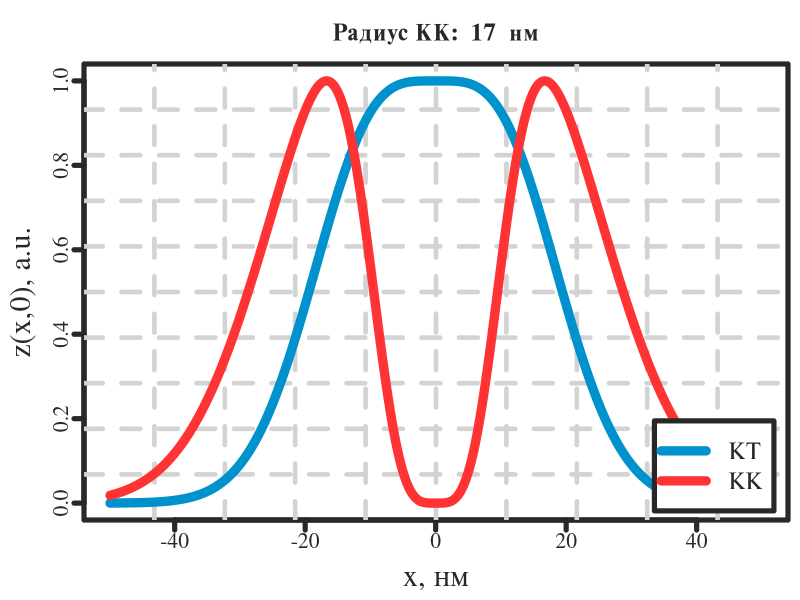
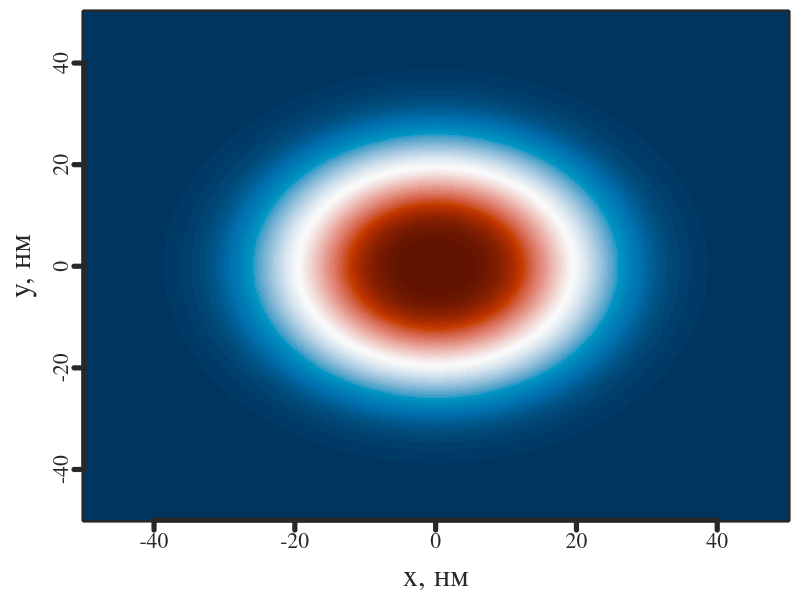
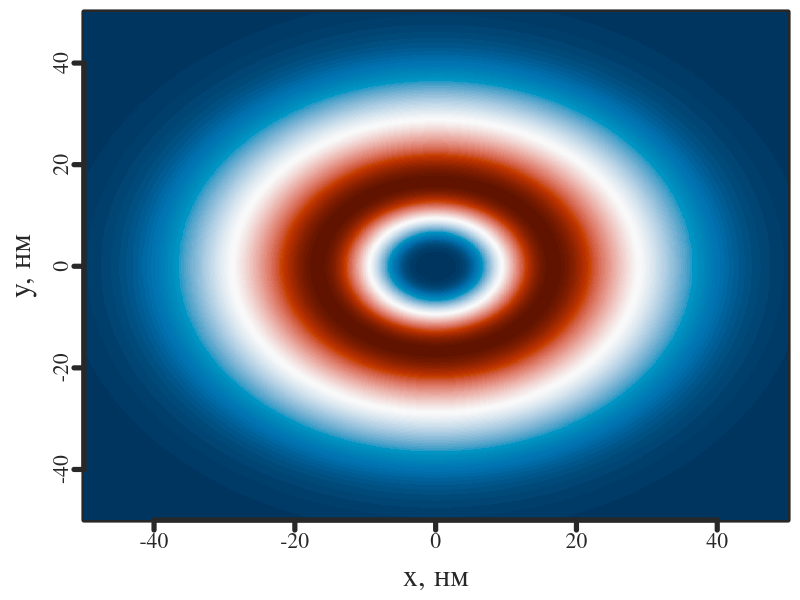
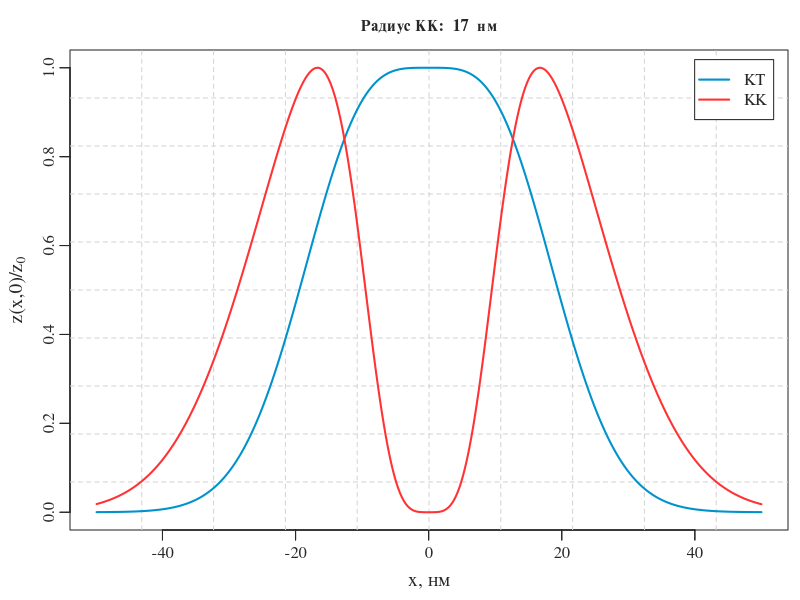

These charts were generated, in order, by the following R code:
#Color plot of smooth lines with R base package

# The position of the legend can be specified also using the following keywords:
# "bottomright", "bottom", "bottomleft", "left", "topleft", "top", "topright", "right" and "center".
# The parameter inset is used to create margins

tol <- 1e-9

a <- 15
a1 <- 20
b1 <- 8
R <- 2*a1*b1*sqrt((log(a1)-log(b1))/(a1^2-b1^2))
A <- (1+R^2/a1^2)*exp(-R^2/a1^2) - (1+R^2/b1^2)*exp(-R^2/b1^2)

xmax <- 50
Nx <- 1000

x <- -xmax + (1:Nx)/Nx*2*xmax
y <- x

UQD <- function(x, y){(1+x^2/a^2+y^2/a^2)*exp(-x^2/a^2-y^2/a^2)}
UQR <- function(x, y){((1+x^2/a1^2+y^2/a1^2)*exp(-x^2/a1^2-y^2/a1^2) - (1+x^2/b1^2+y^2/b1^2)*exp(-x^2/b1^2-y^2/b1^2))/A}

z1 <- UQD(x,0)
z2 <- UQR(x,0)

u1 <- outer(x,y,FUN = UQD)
u2 <- outer(x,y,FUN = UQR)

#=========================================

nms <- c("КТ","КК")

x_max <- max(x)
x_min <- min(x)
x_length <- x_max-x_min
z_max <- max(z1,z2)
z_min <- min(z1,z2)

number_of_lines <- 2

cols <- c("#0092cc", "#ff3333")
ltys <- c(1, 1)
pchs <- c(NA, NA)


col_main <- "#282828"
lwd_main <- 5
axis_label_size <- 1.8
legend_font_size <- 1.5
tick_font_size <- 1.3
title_font_size <- 1.5

filename <- paste("qd_qr_potential_", sep="")

png(paste(filename, "1d.png", sep = ""), width = 2000, height = 2000, units = "px", pointsize = 45)
# par(mar = c(bottom, left, top, right))
par(mar = c(4.0, 4.2, 3.2, 0.6), mgp = c(2.5, 0.6, 0), lwd = lwd_main, family = "Times",
    bg = "#ffffff", col = col_main, col.lab = col_main, col.axis = col_main, col.main = col_main)

line_width <- 9
psz <- 1

plot(0, 0, pch = NA, # log = "y",
    xlim = c(x_min, x_max), ylim = c(z_min, z_max), 
    xlab = "x, нм", 
    ylab = "z(x,0), a.u.", 
    main = paste("Радиус КК: ", format(R, digits=2), " нм"),
    cex.axis = tick_font_size,
    cex.main = title_font_size,
    cex.lab = axis_label_size)

axis(1, col.ticks = col_main, lwd = lwd_main, lwd.ticks = lwd_main, col = col_main, labels = FALSE)
axis(2, col.ticks = col_main, lwd = lwd_main, lwd.ticks = lwd_main, col = col_main, labels = FALSE)

grid(nx = 10, ny = 10, col = "lightgray", lty = 2, lwd = 0.5*line_width, equilogs = FALSE)

lines(x, z1, lwd = line_width, col = cols[1], lty = ltys[1])
lines(x, z2, lwd = line_width, col = cols[2], lty = ltys[2])

legend("bottomright", inset = 0.02, 
    legend = nms, 
    lwd = rep(line_width, number_of_lines), 
    lty = ltys,
    pch = pchs, 
    col = cols, 
    cex = legend_font_size,
    box.col = col_main)

dev.off()


png(paste("qd_potential_2d.png", sep = ""), width = 2000, height = 2000, units = "px", pointsize = 45)
# par(mar = c(bottom, left, top, right))
par(mar = c(4.0, 4.2, 0.6, 0.6), mgp = c(2.5, 0.6, 0), lwd = lwd_main, family = "Times",
    bg = "#ffffff", col = col_main, col.lab = col_main, col.axis = col_main, col.main = col_main)

line_width <- 9
psz <- 1

image(x, y, u1,
    xlab = "x, нм", 
    ylab = "y, нм", 
    cex.axis = tick_font_size,
    cex.main = title_font_size,
    cex.lab = axis_label_size,
    col = hcl.colors(100, "RdBu", rev = TRUE),
    useRaster = TRUE)

axis(1, col.ticks = col_main, lwd = lwd_main, lwd.ticks = lwd_main, col = col_main, labels = FALSE)
axis(2, col.ticks = col_main, lwd = lwd_main, lwd.ticks = lwd_main, col = col_main, labels = FALSE)

dev.off()


png(paste("qr_potential_2d.png", sep = ""), width = 2000, height = 2000, units = "px", pointsize = 45)
# par(mar = c(bottom, left, top, right))
par(mar = c(4.0, 4.2, 0.6, 0.6), mgp = c(2.5, 0.6, 0), lwd = lwd_main, family = "Times",
    bg = "#ffffff", col = col_main, col.lab = col_main, col.axis = col_main, col.main = col_main)

line_width <- 9
psz <- 1

image(x, y, u2,
    xlab = "x, нм", 
    ylab = "y, нм", 
    cex.axis = tick_font_size,
    cex.main = title_font_size,
    cex.lab = axis_label_size,
    col = hcl.colors(100, "RdBu", rev = TRUE),
    useRaster = TRUE)

axis(1, col.ticks = col_main, lwd = lwd_main, lwd.ticks = lwd_main, col = col_main, labels = FALSE)
axis(2, col.ticks = col_main, lwd = lwd_main, lwd.ticks = lwd_main, col = col_main, labels = FALSE)

dev.off()

# PDF изображения

nms <- c("КТ","КК")

lwd_main <- 1
axis_label_size <- 14/12
legend_font_size <- 12/12
tick_font_size <- 1
title_font_size <- 12/12

filename <- paste("qd_qr_potential_", sep="")

cairo_pdf(paste(filename, "1d.pdf", sep = ""), width = 6, height = 4)
# par(mar = c(bottom, left, top, right))
par(mar = c(3.5, 3.5, 2.5, 0.6), mgp = c(2, 0.6, 0), lwd = lwd_main, family = "Times",
    bg = "#ffffff", col = col_main, col.lab = col_main, col.axis = col_main, col.main = col_main)

line_width <- 2
psz <- 1

plot(0, 0, pch = NA, # log = "y",
    xlim = c(x_min, x_max), ylim = c(z_min, z_max), 
    xlab = "x, нм", 
    ylab = expression(paste("z(x,0)/", z[0])), 
    main = paste("Радиус КК: ", format(R, digits=2), " нм"),
    cex.axis = tick_font_size,
    cex.main = title_font_size,
    cex.lab = axis_label_size)

axis(1, col.ticks = col_main, lwd = lwd_main, lwd.ticks = lwd_main, col = col_main, labels = FALSE)
axis(2, col.ticks = col_main, lwd = lwd_main, lwd.ticks = lwd_main, col = col_main, labels = FALSE)

grid(nx = 10, ny = 10, col = "lightgray", lty = 2, lwd = 0.5*line_width, equilogs = FALSE)

lines(x, z1, lwd = line_width, col = cols[1], lty = ltys[1])
lines(x, z2, lwd = line_width, col = cols[2], lty = ltys[2])

legend("topright", inset = 0.02, 
    legend = nms, 
    lwd = rep(line_width, number_of_lines), 
    lty = ltys,
    pch = pchs, 
    col = cols, 
    cex = legend_font_size,
    box.col = col_main)

dev.off()
